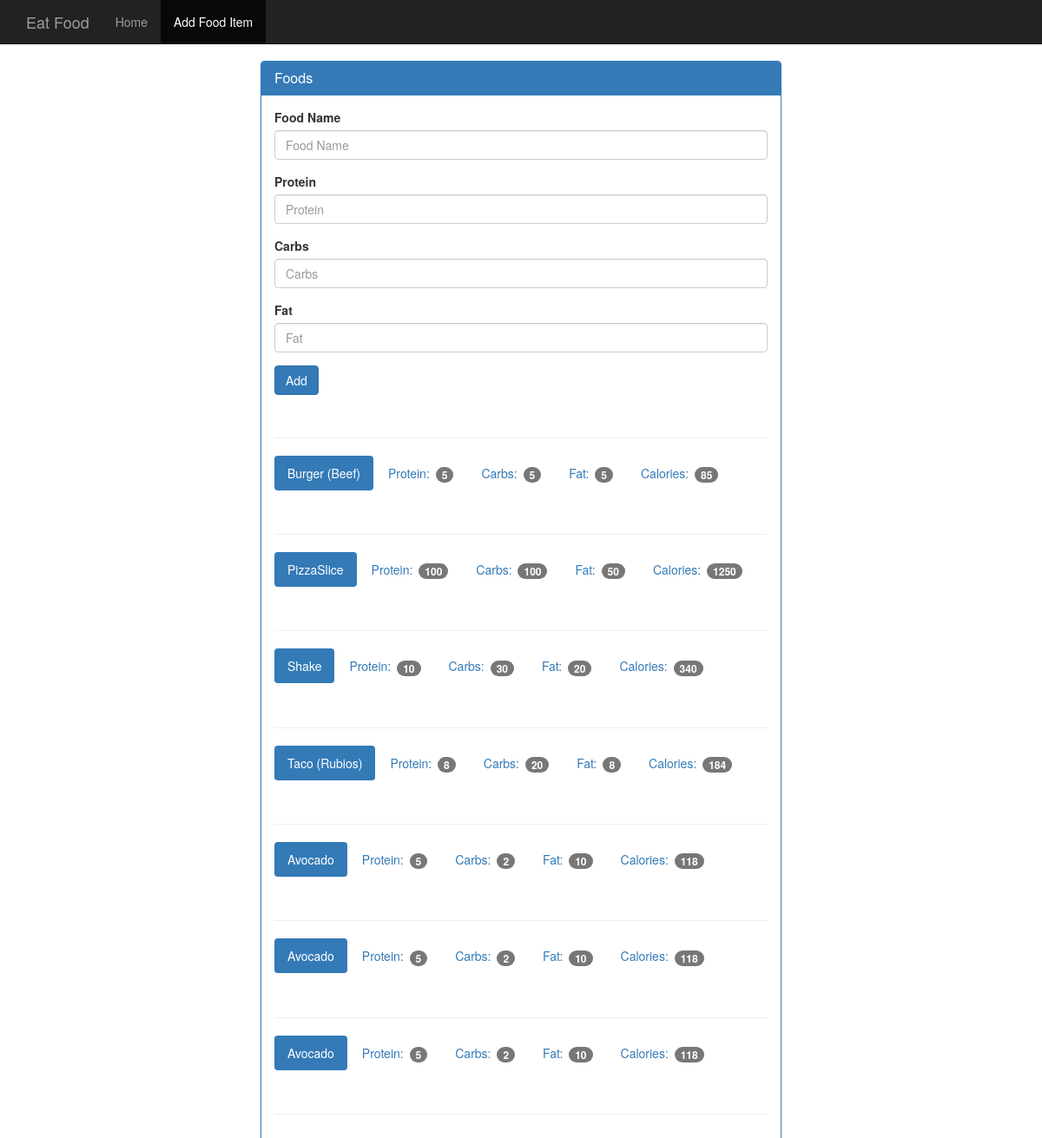
The app's page /food, older data.
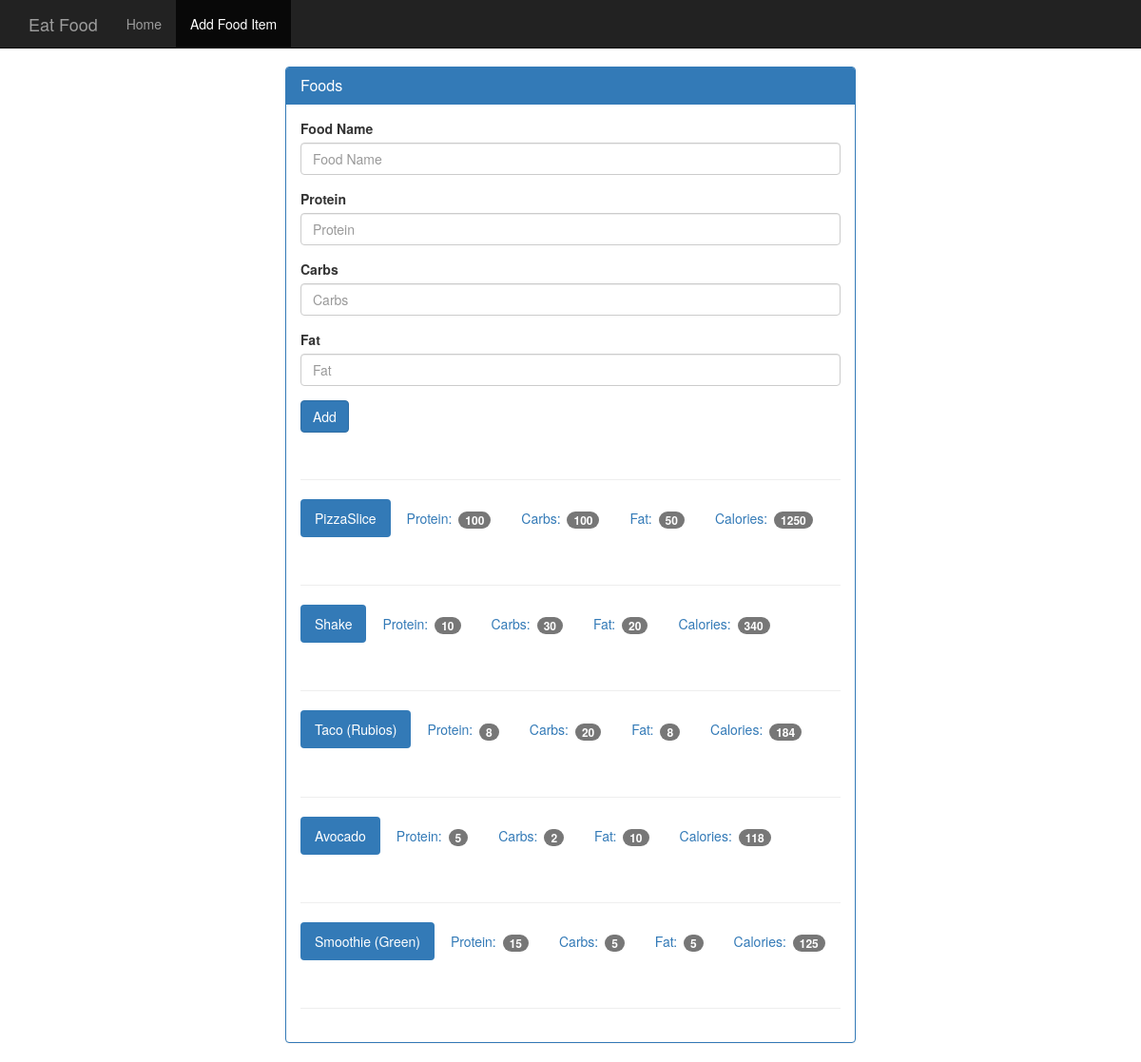
The same page, newer data.
### tables this page shows
CREATE TABLE food (
	id integer primary key autoincrement,
	name text not null,
	protein integer not null,
	carbs integer not null,
	fat integer not null,
	calories integer not null
);

### app.py (the view, shortened to what this page needs)
@app.route('/food', methods=['GET', 'POST'])
def food():
	db = get_db()   # initialize db
	cur = db.execute('select name, protein, carbs, fat, calories from food')
	results = cur.fetchall()
	return render_template('add_food.html', results=results)

### database.py (called while the page is built)
def connect_db():
	sql = sqlite3.connect('/home/vagrant/src/ALL_PROJ/Projects PPrinted/EatFood/food_log.db')
	sql.row_factory = sqlite3.Row # dictionaries instead of tuples (simpler)
	return sql

def get_db():
	if not hasattr(g, 'sqlite3_db'):
		g.sqlite_db = connect_db()
	return g.sqlite_db

### templates/add_food.html (shortened to what this page needs)
<!DOCTYPE html>
<html lang="en">
  <head>
    <link href="{{ url_for('static', filename='bootstrap.min.css') }}" rel="stylesheet">
    <link href="{{ url_for('static', filename='theme.css') }}" rel="stylesheet">
  </head>
  <body>
    <nav class="navbar navbar-inverse navbar-fixed-top">
      <div class="container">
        <div class="navbar-header">
          <a class="navbar-brand" href="{{ url_for('index') }}">Eat Food</a>
        </div>
        <div id="navbar" class="navbar-collapse collapse">
          <ul class="nav navbar-nav">
            <li><a href="{{ url_for('index') }}">Home</a></li>
            <li class="active"><a href="{{ url_for('food') }}">Add Food Item</a></li>
          </ul>
        </div>
      </div>
    </nav>
    <div class="container theme-showcase col-sm-6 col-sm-offset-3" role="main">
      <div class="row">
        <div>
          <div class="panel panel-primary">
            <div class="panel-heading">
              <h3 class="panel-title">Foods</h3>
            </div>
            <div class="panel-body">
              <form method="POST" action="{{ url_for('food') }}">
                <div class="form-group">
                  <label for="food-name">Food Name</label>
                  <input type="text" class="form-control" id="food-name" name="food-name" placeholder="Food Name">
                </div>
                <div class="form-group">
                  <label for="protein">Protein</label>
                  <input type="number" class="form-control" id="protein" name="protein" placeholder="Protein">
                </div>
                <div class="form-group">
                  <label for="carbohydrates">Carbs</label>
                  <input type="number" class="form-control" id="carbohydrates" name="carbs" placeholder="Carbs">
                </div>
                <div class="form-group">
                  <label for="fat">Fat</label>
                  <input type="number" class="form-control" id="fat" name="fat" placeholder="Fat">
                </div>
                <button type="submit" class="btn btn-primary">Add</button>
              </form>
              <div class="page-header"></div>
              {% for food in results %}
              <ul class="nav nav-pills" role="tablist">
                <li class="active"><a>{{ food.name }}</a></li>
                <li><a>Protein: <span class="badge">{{ food.protein }}</span></a></li>
                <li><a>Carbs: <span class="badge">{{ food.carbs }}</span></a></li>
                <li><a>Fat: <span class="badge">{{ food.fat }}</span></a></li>
                <li><a>Calories: <span class="badge">{{ food.calories }}</span></a></li>
              </ul>
               <div class="page-header"></div>
              {% endfor %}
            </div>
          </div>
        </div>
      </div>
    </div>
  </body>
</html>

### static/theme.css (style rules this page uses)
body { padding-top: 70px; padding-bottom: 30px; }

Row changes from the older to the newer data that the page shows:
removed food: name "Burger (Beef)", protein "5", carbs "5", fat "5", calories "85"
removed food: name "Avocado", protein "5", carbs "2", fat "10", calories "118"
removed food: name "Avocado", protein "5", carbs "2", fat "10", calories "118"
added food: name "Smoothie (Green)", protein "15", carbs "5", fat "5", calories "125"
